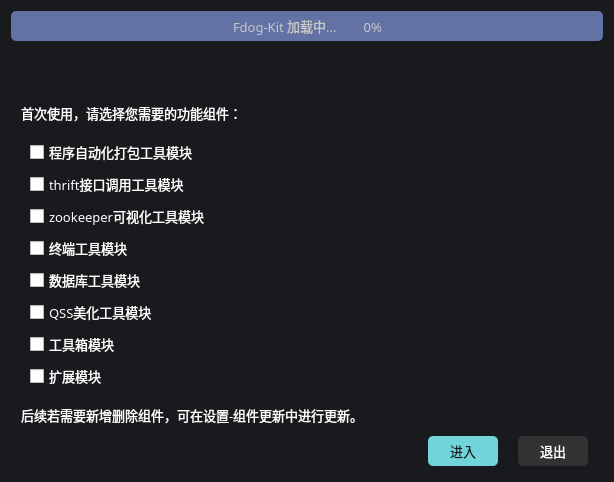
<?xml version="1.0" encoding="UTF-8"?>
<ui version="4.0">
 <class>Activate</class>
 <widget class="QWidget" name="Activate">
  <property name="geometry">
   <rect>
    <x>0</x>
    <y>0</y>
    <width>614</width>
    <height>457</height>
   </rect>
  </property>
  <property name="font">
   <font>
    <family>OPPOSans B</family>
    <pointsize>9</pointsize>
   </font>
  </property>
  <property name="windowTitle">
   <string>Fdog-kit初始化界面</string>
  </property>
  <property name="styleSheet">
   <string notr="true">#Activate{
	background-color: rgb(24, 26, 29);
color:rgb(220,220,220);
border-radius:5px;
}
QProgressBar{
background-color:rgb(98,114,164);
color:rgb(200,200,200);
border-style:none;
border-radius:5px;
text-align:center;
}
QProgressBar::chunk{
border-radius:5px;
background-color: qlineargradient(spread:pad, x1:0, y1:0.511364, x2:1, y2:0.523, stop:0 rgba(254, 121, 199, 255), stop:1 rgba(170, 85, 255, 255));
}</string>
  </property>
  <layout class="QVBoxLayout" name="verticalLayout">
   <item>
    <widget class="QProgressBar" name="progressBar">
     <property name="minimumSize">
      <size>
       <width>0</width>
       <height>30</height>
      </size>
     </property>
     <property name="maximumSize">
      <size>
       <width>16777215</width>
       <height>30</height>
      </size>
     </property>
     <property name="font">
      <font>
       <family>OPPOSans B</family>
       <pointsize>10</pointsize>
      </font>
     </property>
     <property name="value">
      <number>0</number>
     </property>
     <property name="format">
      <string>Fdog-Kit 加载中...        %p%</string>
     </property>
    </widget>
   </item>
   <item>
    <widget class="QWidget" name="widget" native="true">
     <layout class="QVBoxLayout" name="verticalLayout_3">
      <property name="leftMargin">
       <number>10</number>
      </property>
      <property name="topMargin">
       <number>0</number>
      </property>
      <property name="rightMargin">
       <number>10</number>
      </property>
      <property name="bottomMargin">
       <number>0</number>
      </property>
      <item>
       <widget class="QLabel" name="label">
        <property name="minimumSize">
         <size>
          <width>0</width>
          <height>50</height>
         </size>
        </property>
        <property name="maximumSize">
         <size>
          <width>16777215</width>
          <height>50</height>
         </size>
        </property>
        <property name="styleSheet">
         <string notr="true">image: url(:/module_mainwindow/images/light/iconmain-light.png);</string>
        </property>
        <property name="text">
         <string/>
        </property>
       </widget>
      </item>
      <item>
       <widget class="QLabel" name="label_2">
        <property name="font">
         <font>
          <family>OPPOSans B</family>
          <pointsize>10</pointsize>
         </font>
        </property>
        <property name="styleSheet">
         <string notr="true">color: rgb(255, 255, 255);</string>
        </property>
        <property name="text">
         <string>首次使用，请选择您需要的功能组件：</string>
        </property>
       </widget>
      </item>
      <item>
       <widget class="QWidget" name="verticalWidget" native="true">
        <property name="styleSheet">
         <string notr="true">color: rgb(255, 255, 255);</string>
        </property>
        <layout class="QVBoxLayout" name="verticalLayout_2">
         <property name="topMargin">
          <number>10</number>
         </property>
         <property name="bottomMargin">
          <number>10</number>
         </property>
         <item>
          <widget class="QCheckBox" name="checkBox_auto">
           <property name="font">
            <font>
             <family>OPPOSans B</family>
             <pointsize>10</pointsize>
            </font>
           </property>
           <property name="text">
            <string>程序自动化打包工具模块</string>
           </property>
          </widget>
         </item>
         <item>
          <widget class="QCheckBox" name="checkBox_thrift">
           <property name="font">
            <font>
             <family>OPPOSans B</family>
             <pointsize>10</pointsize>
            </font>
           </property>
           <property name="text">
            <string>thrift接口调用工具模块</string>
           </property>
          </widget>
         </item>
         <item>
          <widget class="QCheckBox" name="checkBox_zk">
           <property name="font">
            <font>
             <family>OPPOSans B</family>
             <pointsize>10</pointsize>
            </font>
           </property>
           <property name="text">
            <string>zookeeper可视化工具模块</string>
           </property>
          </widget>
         </item>
         <item>
          <widget class="QCheckBox" name="checkBox_shell">
           <property name="font">
            <font>
             <family>OPPOSans B</family>
             <pointsize>10</pointsize>
            </font>
           </property>
           <property name="text">
            <string>终端工具模块</string>
           </property>
          </widget>
         </item>
         <item>
          <widget class="QCheckBox" name="checkBox_db">
           <property name="font">
            <font>
             <family>OPPOSans B</family>
             <pointsize>10</pointsize>
            </font>
           </property>
           <property name="text">
            <string>数据库工具模块</string>
           </property>
          </widget>
         </item>
         <item>
          <widget class="QCheckBox" name="checkBox_qss">
           <property name="font">
            <font>
             <family>OPPOSans B</family>
             <pointsize>10</pointsize>
            </font>
           </property>
           <property name="text">
            <string>QSS美化工具模块</string>
           </property>
          </widget>
         </item>
         <item>
          <widget class="QCheckBox" name="checkBox_tool">
           <property name="font">
            <font>
             <family>OPPOSans B</family>
             <pointsize>10</pointsize>
            </font>
           </property>
           <property name="text">
            <string>工具箱模块</string>
           </property>
          </widget>
         </item>
         <item>
          <widget class="QCheckBox" name="checkBox_extend">
           <property name="font">
            <font>
             <family>OPPOSans B</family>
             <pointsize>10</pointsize>
            </font>
           </property>
           <property name="text">
            <string>扩展模块</string>
           </property>
          </widget>
         </item>
        </layout>
       </widget>
      </item>
      <item>
       <widget class="QLabel" name="label_3">
        <property name="font">
         <font>
          <family>OPPOSans B</family>
          <pointsize>10</pointsize>
         </font>
        </property>
        <property name="styleSheet">
         <string notr="true">color: rgb(255, 255, 255);</string>
        </property>
        <property name="text">
         <string>后续若需要新增删除组件，可在设置-组件更新中进行更新。</string>
        </property>
       </widget>
      </item>
      <item>
       <widget class="QWidget" name="widget_2" native="true">
        <layout class="QHBoxLayout" name="horizontalLayout">
         <property name="spacing">
          <number>20</number>
         </property>
         <property name="leftMargin">
          <number>5</number>
         </property>
         <property name="topMargin">
          <number>5</number>
         </property>
         <property name="rightMargin">
          <number>5</number>
         </property>
         <property name="bottomMargin">
          <number>5</number>
         </property>
         <item>
          <spacer name="horizontalSpacer">
           <property name="orientation">
            <enum>Qt::Horizontal</enum>
           </property>
           <property name="sizeHint" stdset="0">
            <size>
             <width>383</width>
             <height>20</height>
            </size>
           </property>
          </spacer>
         </item>
         <item>
          <widget class="QToolButton" name="toolButton_run">
           <property name="minimumSize">
            <size>
             <width>70</width>
             <height>30</height>
            </size>
           </property>
           <property name="font">
            <font>
             <family>OPPOSans</family>
             <pointsize>10</pointsize>
             <stylestrategy>PreferAntialias</stylestrategy>
            </font>
           </property>
           <property name="styleSheet">
            <string notr="true">QToolButton {
	
	
	color: rgb(20, 20, 20);
	background-color: rgb(113, 212, 219);
	border-radius: 5px;
}

QToolButton::menu-indicator { 
	image: None;
}

 
QToolButton:hover {
	
	color: rgb(0, 0, 0);
	
	background-color: rgb(0, 255, 255);
}</string>
           </property>
           <property name="text">
            <string>进入</string>
           </property>
          </widget>
         </item>
         <item>
          <widget class="QToolButton" name="toolButton_close">
           <property name="minimumSize">
            <size>
             <width>70</width>
             <height>30</height>
            </size>
           </property>
           <property name="font">
            <font>
             <family>OPPOSans</family>
             <pointsize>10</pointsize>
             <stylestrategy>PreferAntialias</stylestrategy>
            </font>
           </property>
           <property name="styleSheet">
            <string notr="true">QToolButton {
	color: rgb(255, 255, 255);
	
	background-color: rgb(50, 50, 50);
	border-radius: 5px;
}

QToolButton::menu-indicator { 
	image: None;
}

 
QToolButton:hover {
	
	background-color: rgb(50, 50, 50);
	color: rgb(191, 191, 191);
	background-color: rgb(67, 67, 67);
}</string>
           </property>
           <property name="text">
            <string>退出</string>
           </property>
          </widget>
         </item>
        </layout>
       </widget>
      </item>
     </layout>
    </widget>
   </item>
  </layout>
 </widget>
 <resources/>
 <connections/>
</ui>
